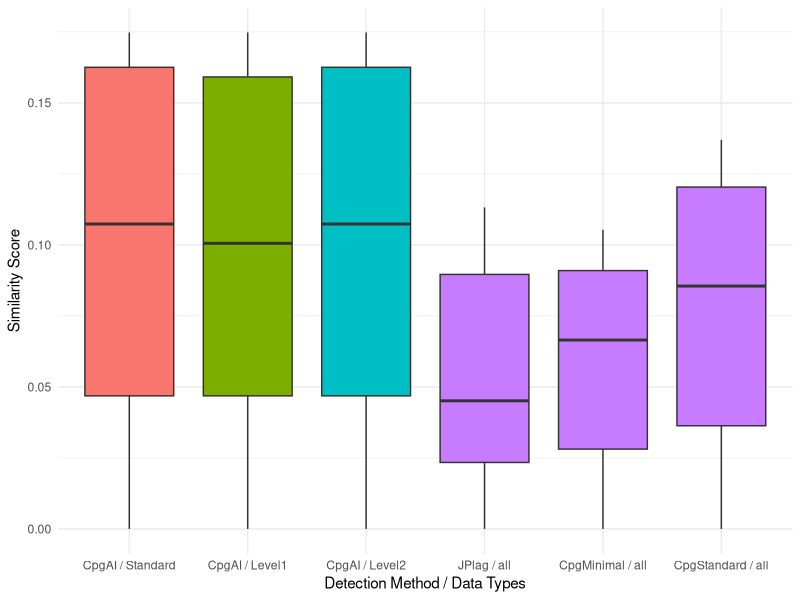
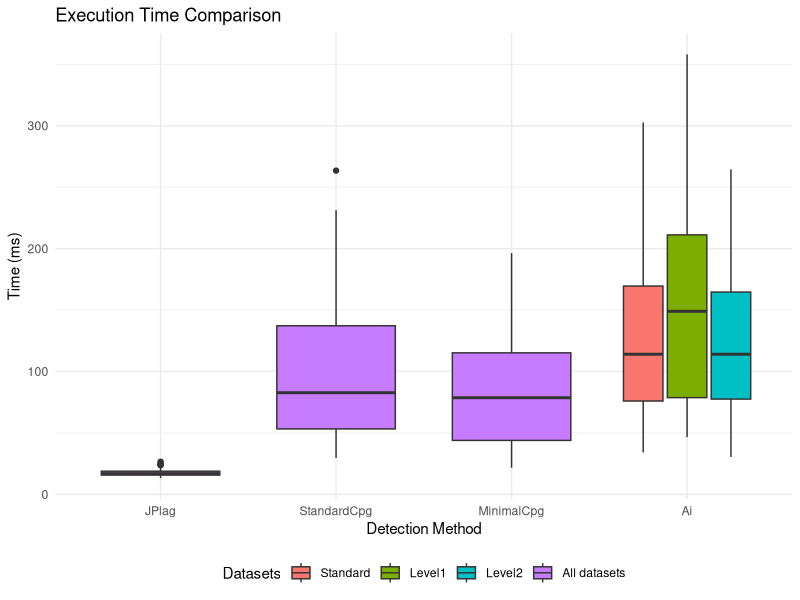

These figures' R source, in order:
#@author Anthropic Claude Sonnet 4.5

# Load required libraries
library(ggplot2)
library(dplyr)
library(tidyr)
library(gridExtra)

# Read the data
data <- read.csv("results/AI_plagiarism_Unrelated_results_Standard.csv")
data1 <- read.csv("results/AI_plagiarism_Unrelated_results_Level1.csv")
data2 <- read.csv("results/AI_plagiarism_Unrelated_results_Level2.csv")

# Add dataset identifier to each dataframe
data$Dataset <- "Standard"
data1$Dataset <- "Level1"
data2$Dataset <- "Level2"

# Combine all datasets
combined_data <- bind_rows(data, data1, data2)

# 1. Comparison of Detection Methods (Box Plot) with all datasets
detection_comparison <- combined_data %>%
  select(JPlag, CpgMinimal, CpgStandard, CpgAI, Dataset) %>%
  pivot_longer(cols = c(JPlag, CpgMinimal, CpgStandard, CpgAI),
               names_to = "Method",
               values_to = "Score") %>%
  mutate(
    DatasetPlot = if_else(Method %in% c("JPlag", "CpgMinimal", "CpgStandard"),
                          "all",
                          Dataset),
    Method = factor(Method, levels = c("JPlag", "CpgMinimal", "CpgStandard", "CpgAI")),
    DatasetPlot = factor(DatasetPlot, levels = c("Standard", "Level1", "Level2", "all"))
  ) %>%
  distinct(Method, Score, DatasetPlot, .keep_all = TRUE)

p1 <- ggplot(
  detection_comparison,
  aes(x = interaction(Method, DatasetPlot, sep = " / "), y = Score, fill = DatasetPlot)
) +
  geom_boxplot() +
  labs(
    #title = "",
    x = "Detection Method / Data Types",
    y = "Similarity Score",
    fill = "Dataset"
  ) +
  theme_minimal() +
  theme(legend.position = "none")




# 2. Performance Time Comparison (Box Plot) with all datasets
time_comparison <- combined_data %>%
  select(TimeJPlag.ms., TimeStandardCpg.ms., TimeMinimalCpg.ms., TimeAi.ms., Dataset) %>%
  pivot_longer(cols = starts_with("Time"),
               names_to = "Method",
               values_to = "Time") %>%
  mutate(
    Method = gsub("Time", "", Method),
    Method = gsub("\\.ms\\.", "", Method),
    DatasetPlot = if_else(Method %in% c("JPlag", "StandardCpg", "MinimalCpg"),
                          "All datasets",
                          Dataset),
    Method = factor(Method, levels = c("JPlag", "StandardCpg", "MinimalCpg", "Ai")),
    DatasetPlot = factor(DatasetPlot, levels = c("Standard", "Level1", "Level2", "All datasets"))
  ) %>%
  distinct(Method, Time, DatasetPlot, .keep_all = TRUE)
p2 <- ggplot(time_comparison, aes(x = Method, y = Time, fill = DatasetPlot)) +
  geom_boxplot() +
  labs(title = "Execution Time Comparison",
       x = "Detection Method",
       y = "Time (ms)",
       fill = "Datasets") +
  theme_minimal() +
  theme(legend.position = "bottom")


# Save all plots
ggsave("plagiarism_comparison.png", p1, width = 10, height = 6)
ggsave("time_comparison.png", p2, width = 10, height = 6)


# Summary statistics for Detection Score Comparison (Plot #1)
detection_stats <- detection_comparison %>%
  group_by(Method, DatasetPlot) %>%
  summarise(
    Mean = mean(Score, na.rm = TRUE),
    Median = median(Score, na.rm = TRUE),
    SD = sd(Score, na.rm = TRUE),
    Min = min(Score, na.rm = TRUE),
    Max = max(Score, na.rm = TRUE),
    N = n(),
    .groups = "drop"
  ) %>%
  arrange(Method, DatasetPlot)
print("Detection Score Statistics:")
print(detection_stats)
write.csv(detection_stats, "detection_score_statistics.csv", row.names = FALSE)
# Summary statistics for Execution Time Comparison (Plot #2)
time_stats <- time_comparison %>%
  group_by(Method, DatasetPlot) %>%
  summarise(
    Mean = mean(Time, na.rm = TRUE),
    Median = median(Time, na.rm = TRUE),
    SD = sd(Time, na.rm = TRUE),
    Min = min(Time, na.rm = TRUE),
    Max = max(Time, na.rm = TRUE),
    N = n(),
    .groups = "drop"
  ) %>%
  arrange(Method, DatasetPlot)
print("Execution Time Statistics:")
print(time_stats)
write.csv(time_stats, "execution_time_statistics.csv", row.names = FALSE)



print("All diagrams have been created and saved!")
